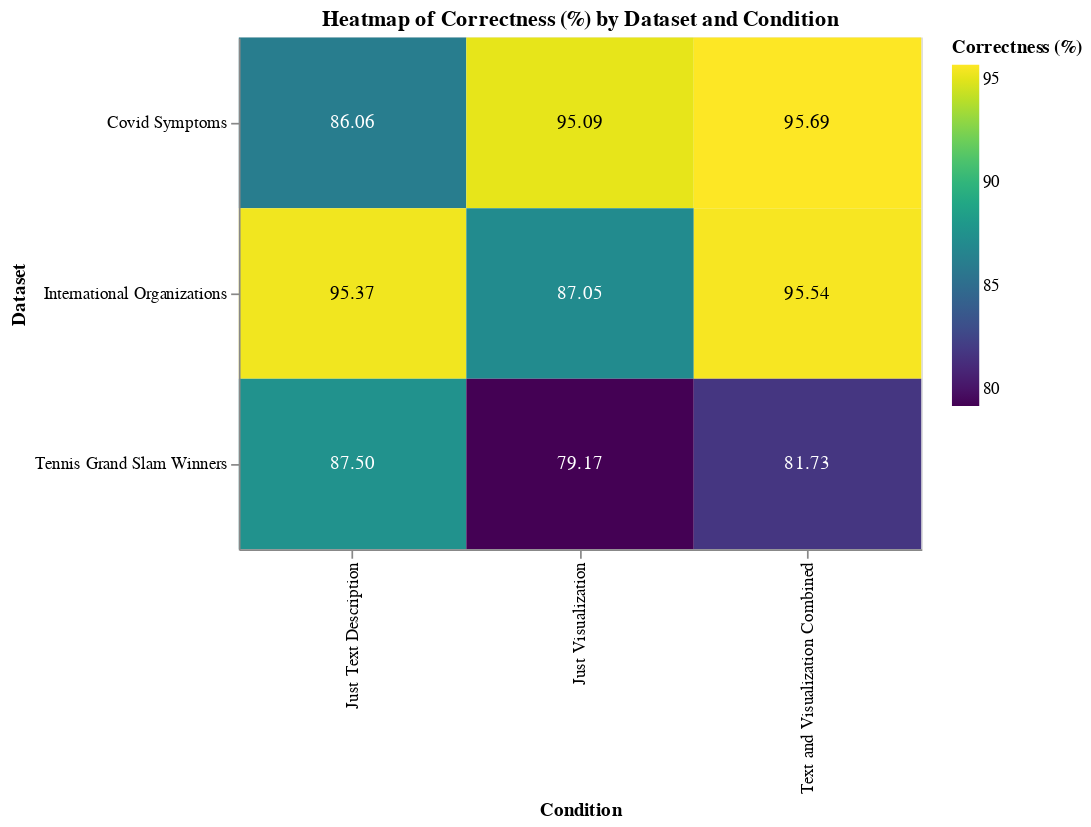

The code cell stored with this chart in its notebook:
### Code cell
# Group by dataset and condition, and calculate the mean correctness
heatmap_correctness = merged_df.groupby(['dataset', 'condition'])['correctness'].mean().reset_index()

# Create the heatmap for correctness
heatmap_correctness_chart = alt.Chart(heatmap_correctness).mark_rect().encode(
    x=alt.X('condition:O', title='Condition'),
    y=alt.Y('dataset:O', title='Dataset'),
    color=alt.Color('correctness:Q', scale=alt.Scale(scheme='viridis'), title='Correctness (%)'),
    tooltip=['condition', 'dataset', 'correctness']
).properties(
    width=400,
    height=300,
    title='Heatmap of Correctness (%) by Dataset and Condition'
)

# Add the text labels showing correctness percentage
text_labels = alt.Chart(heatmap_correctness).mark_text(baseline='middle').encode(
    x=alt.X('condition:O', title='Condition'),
    y=alt.Y('dataset:O', title='Dataset'),
    text=alt.Text('correctness:Q', format=".2f"),  # Format to show 2 decimal places
    color=alt.condition(
        alt.datum.correctness > heatmap_correctness['correctness'].mean(),
        alt.value('black'),  # Set text color to black for better contrast
        alt.value('white')   # Set text color to white otherwise
    )
)

# Layer the heatmap and text
final_chart = heatmap_correctness_chart + text_labels

# Display the final chart
final_chart.display()

### Figure 1 — Vega-Lite specification as saved in the notebook (floating-point values rounded to 4 significant figures)
{"config": {"view": {"continuousWidth": 300, "continuousHeight": 300}}, "layer": [{"mark": {"type": "rect"}, "encoding": {"color": {"field": "correctness", "scale": {"scheme": "viridis"}, "title": "Correctness (%)", "type": "quantitative"}, "tooltip": [{"field": "condition", "type": "nominal"}, {"field": "dataset", "type": "nominal"}, {"field": "correctness", "type": "quantitative"}], "x": {"field": "condition", "title": "Condition", "type": "ordinal"}, "y": {"field": "dataset", "title": "Dataset", "type": "ordinal"}}, "title": "Heatmap of Correctness (%) by Dataset and Condition"}, {"mark": {"type": "text", "baseline": "middle"}, "encoding": {"color": {"condition": {"test": "(datum.correctness > 89.24374724183154)", "value": "black"}, "value": "white"}, "text": {"field": "correctness", "format": ".2f", "type": "quantitative"}, "x": {"field": "condition", "title": "Condition", "type": "ordinal"}, "y": {"field": "dataset", "title": "Dataset", "type": "ordinal"}}}], "data": {"name": "data-d0f927172efe6c08aa5d97112c8f15dc"}, "height": 300, "width": 400, "$schema": "https://vega.github.io/schema/vega-lite/v5.20.1.json", "datasets": {"data-d0f927172efe6c08aa5d97112c8f15dc": [{"dataset": "Covid Symptoms", "condition": "Just Text Description", "correctness": 86.06}, {"dataset": "Covid Symptoms", "condition": "Just Visualization", "correctness": 95.09}, {"dataset": "Covid Symptoms", "condition": "Text and Visualization Combined", "correctness": 95.69}, {"dataset": "International Organizations", "condition": "Just Text Description", "correctness": 95.37}, {"dataset": "International Organizations", "condition": "Just Visualization", "correctness": 87.05}, {"dataset": "International Organizations", "condition": "Text and Visualization Combined", "correctness": 95.54}, {"dataset": "Tennis Grand Slam Winners", "condition": "Just Text Description", "correctness": 87.5}, {"dataset": "Tennis Grand Slam Winners", "condition": "Just Visualization", "correctness": 79.17}, {"dataset": "Tennis Grand Slam Winners", "condition": "Text and Visualization Combined", "correctness": 81.73}]}}
